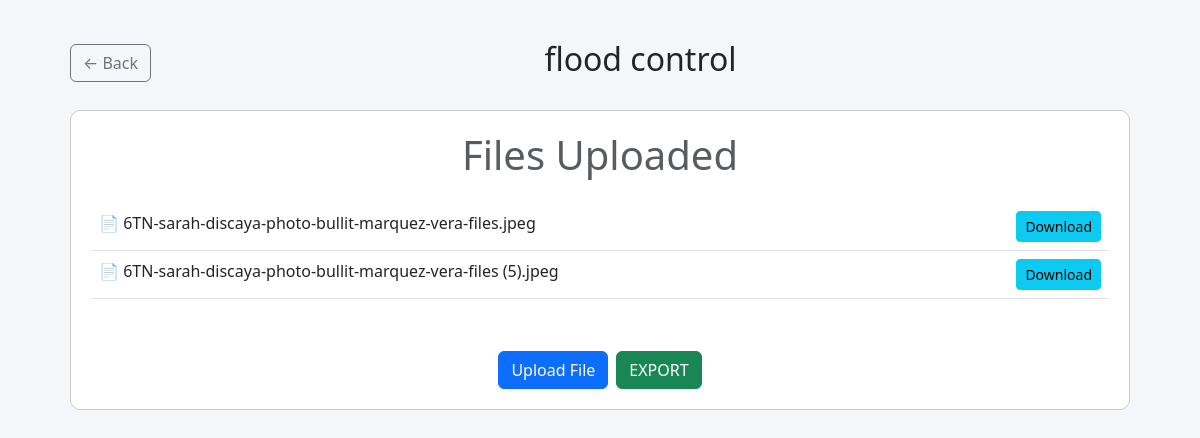
/Admin/view_folder.php?id=1, run on the app's committed database.
### tables this page shows
CREATE TABLE `document_folders` (
  `id` int(11) NOT NULL,
  `folder_name` varchar(100) NOT NULL,
  `created_at` timestamp NOT NULL DEFAULT current_timestamp()
);

CREATE TABLE `uploaded_files` (
  `id` int(11) NOT NULL,
  `folder_id` int(11) DEFAULT NULL,
  `file_name` varchar(255) DEFAULT NULL,
  `file_path` varchar(255) DEFAULT NULL,
  `uploaded_at` timestamp NOT NULL DEFAULT current_timestamp(),
  `project_id` int(11) DEFAULT NULL
);

### Admin/view_folder.php (the view, shortened to what this page needs)
<?php
include '../includes/db.php';
$folder_id = $_GET['id'];
$folder_sql = "SELECT folder_name FROM document_folders WHERE id = $folder_id";
$folder_name = $conn->query($folder_sql)->fetch_assoc()['folder_name'];
?>
<!DOCTYPE html>
<html>
<head>
    <link href="https://cdn.jsdelivr.net/npm/bootstrap@5.3.0/dist/css/bootstrap.min.css" rel="stylesheet">
</head>
<body>
<div class="container main-content text-center">
    <div class="d-flex justify-content-between align-items-center mb-4">
        <a href="../admin/documents.php" class="btn btn-outline-secondary">← Back</a>
        <h2><?php echo $folder_name; ?></h2>
    </div>
    <div class="file-list">
        <h1 class="text-muted mb-4">Files Uploaded</h1>
        <table class="table table-hover text-start">
            <tbody>
                <?php
                $files = $conn->query("SELECT * FROM uploaded_files WHERE folder_id = $folder_id");
                while($f = $files->fetch_assoc()) {
                    echo "<tr><td>📄 {$f['file_name']}</td><td class='text-end'><a href='{$f['file_path']}' class='btn btn-sm btn-info' download>Download</a></td></tr>";
                }
                ?>
            </tbody>
        </table>
        <div class="mt-auto pt-4 w-100 d-flex justify-content-center gap-2">
            <button class="btn btn-primary" data-bs-toggle="modal" data-bs-target="#uploadModal">Upload File</button>
            <button class="btn btn-success">EXPORT</button>
        </div>
    </div>
</div>
</body>
</html>

### Admin/view_folder.php (style rules this page uses)
body { background-color: #f4f6f9; }
.main-content { padding: 40px; }
.file-list { background: white; border: 1px solid #ccc; min-height: 300px; border-radius: 10px; padding: 20px; display: flex; flex-direction: column; align-items: center; justify-content: center; }

### data on the page
document_folders: folder_name "flood control"
uploaded_files: file_name "6TN-sarah-discaya-photo-bullit-marquez-vera-files.jpeg"
uploaded_files: file_name "6TN-sarah-discaya-photo-bullit-marquez-vera-files (5).jpeg"
